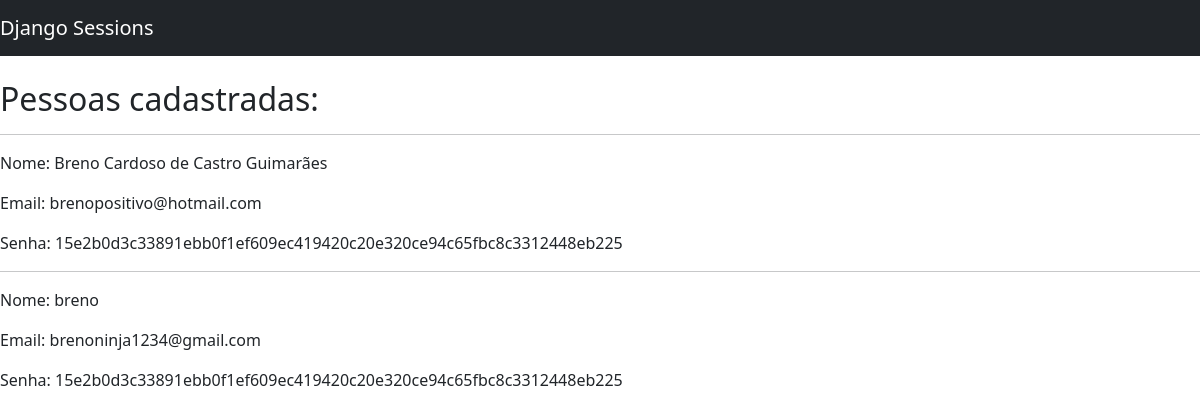
Page /auth/pessoas/ (signed in) on the earlier database version.
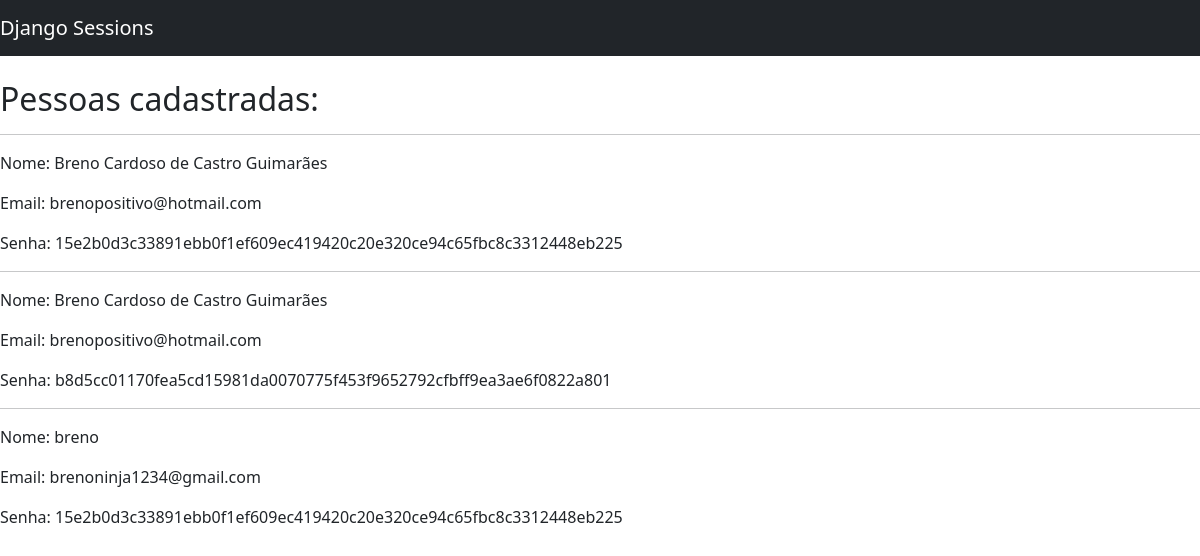
Same page on the later database version.
### usuarios/models.py (models this page shows, shortened)
class Usuario(models.Model):
    nome = models.CharField(
        verbose_name="Nome",
        max_length=100,
        null=True,
        blank=True,
    )
    email = models.EmailField(
        verbose_name="Email",
        max_length=250,
        null=True,
        blank=True,
    )
    senha = models.CharField(
        verbose_name="Email",
        max_length=64,
        null=True,
        blank=True,
    )
    class Meta:
        ordering = ["nome"]

### usuarios/views.py (the view)
# urls.py: path("pessoas/", pessoas, name="pessoas"),
def pessoas(request):
    if request.session["logado"] == False:
        msg.add_message(
            request, constants.WARNING, "Usuário não conectado ao sistema,faça o login"
        )
        return redirect("/auth/login/")
    else:
        people = Usuario.objects.all()
        return render(request, "pessoas.html", {"pessoas": people})

### usuarios/templates/pessoas.html (shortened to what this page needs)
{% extends 'base.html' %}
{% block 'conteudo' %}
    <br>
    <h2>Pessoas cadastradas:</h2>
    {% for pessoa in pessoas %}
        <hr>
        <p>Nome: {{pessoa.nome}}</p>
        <p>Email: {{pessoa.email}}</p>
        <p>Senha: {{pessoa.senha}}</p>
    {% endfor %}
{% endblock %}

### templates/base.html (shortened to what this page needs)
<!doctype html>
<html lang="pt-br">
<head>
    <link href="https://cdn.jsdelivr.net/npm/bootstrap@5.3.3/dist/css/bootstrap.min.css" rel="stylesheet"
>
</head>
<body>
    <nav class="navbar navbar-dark bg-dark">
        <a class="navbar-brand" href="#">Django Sessions</a>
    </nav>
    {% block 'conteudo' %} {% endblock %}
</body>
</html>

Differences in the rows shown:
added Usuario: nome "Breno Cardoso de Castro Guimarães", email "brenopositivo@hotmail.com", senha "b8d5cc01170fea5cd15981da0070775f453f9652792cfbff9ea3ae6f0822a801"
